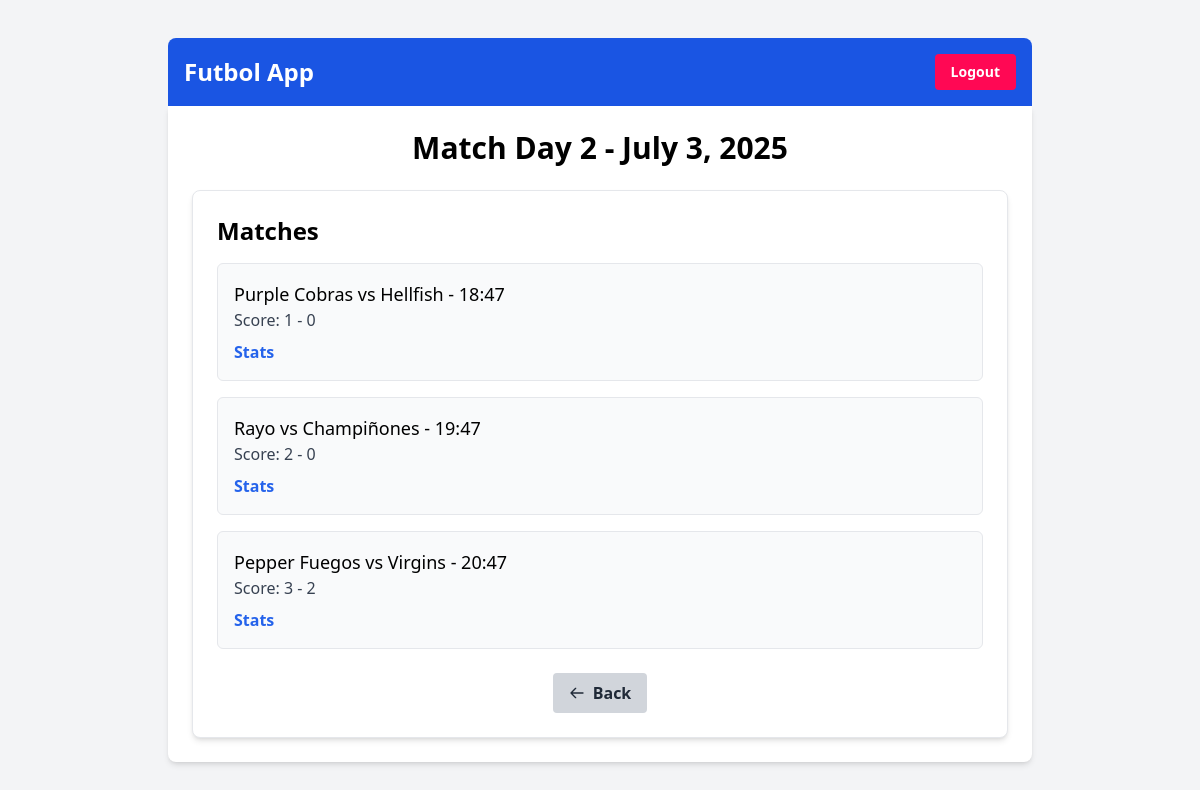
The page /futbol/matchday/2/ (signed in) on the database its author committed.
### futbolapp/models.py (models this page shows, shortened)
class Matchday(models.Model):
    season = models.ForeignKey(Season, on_delete=models.CASCADE)
    number = models.PositiveIntegerField()
    date = models.DateField()
    class Meta:
        ordering = ['season', 'number']
        unique_together = ('season', 'number')

class Match(models.Model):
    matchday = models.ForeignKey(Matchday, on_delete=models.CASCADE)
    home_team = models.ForeignKey(Team, related_name='home_matches', on_delete=models.CASCADE)
    away_team = models.ForeignKey(Team, related_name='away_matches', on_delete=models.CASCADE)
    home_score = models.PositiveIntegerField(null=True, blank=True)
    away_score = models.PositiveIntegerField(null=True, blank=True)
    date = models.DateTimeField()
    class Meta:
        unique_together = ('matchday', 'home_team', 'away_team')
        ordering = ['date']
        verbose_name_plural = "Matches"

class Team(models.Model):
    name = models.CharField(max_length=100)
    league = models.ForeignKey(League, on_delete=models.CASCADE)

### futbolapp/views.py (the view)
# urls.py: path('matchday/<int:matchday_id>/', views.matchday_detail, name='matchday_detail'),
@login_required
def matchday_detail(request, matchday_id):
    matchday = get_object_or_404(Matchday, pk=matchday_id)
    matches = Match.objects.filter(matchday=matchday)
    return render(request, 'futbolapp/matchday_detail.html', {'matchday': matchday, 'matches': matches})

### futbolapp/templates/futbolapp/matchday_detail.html
{% extends 'base.html' %}
{% block content %}
    <h1 class="text-3xl font-bold mb-6 text-center">Match Day {{ matchday.number }} - {{ matchday.date }}</h1>
    <div class="bg-white p-6 rounded-lg shadow-md border border-gray-200">
        <h2 class="text-2xl font-semibold mb-4">Matches</h2>
        <ul class="space-y-4">
            {% for match in matches %}
                <li class="p-4 bg-gray-50 rounded-md border border-gray-200">
                    <p class="text-lg font-medium">{{ match.home_team.name }} vs {{ match.away_team.name }} - {{ match.date|date:"H:i" }}</p>
                    <p class="text-gray-700">Score: {{ match.home_score|default_if_none:"-" }} - {{ match.away_score|default_if_none:"-" }}</p>
                    {% if match.home_score is not None and match.away_score is not None %}
                        <p class="mt-2"><a href="{% url 'match_statistics' match.id %}" class="text-blue-600 hover:text-blue-800 font-semibold">Stats</a></p>
                    {% endif %}
                </li>
            {% empty %}
                <li class="text-gray-700">No matches scheduled for this day.</li>
            {% endfor %}
        </ul>
        <div class="mt-6 text-center">
            <button onclick="history.back()" class="bg-gray-300 hover:bg-gray-400 text-gray-800 font-bold py-2 px-4 rounded inline-flex items-center">
                <svg class="w-4 h-4 mr-2" fill="none" stroke="currentColor" viewBox="0 0 24 24" xmlns="http://www.w3.org/2000/svg"><path stroke-linecap="round" stroke-linejoin="round" stroke-width="2" d="M10 19l-7-7m0 0l7-7m-7 7h18"></path></svg>
                Back
            </button>
        </div>
    </div>
{% endblock %}

### rows shown on the page
Matchday: number "2", date "July 3, 2025"
Match: home_team.name "Purple Cobras", away_team.name "Hellfish", date "18:47", home_score "1", away_score "0", shows "Stats"
Match: home_team.name "Rayo", away_team.name "Champiñones", date "19:47", home_score "2", away_score "0", shows "Stats"
Match: home_team.name "Pepper Fuegos", away_team.name "Virgins", date "20:47", home_score "3", away_score "2", shows "Stats"
